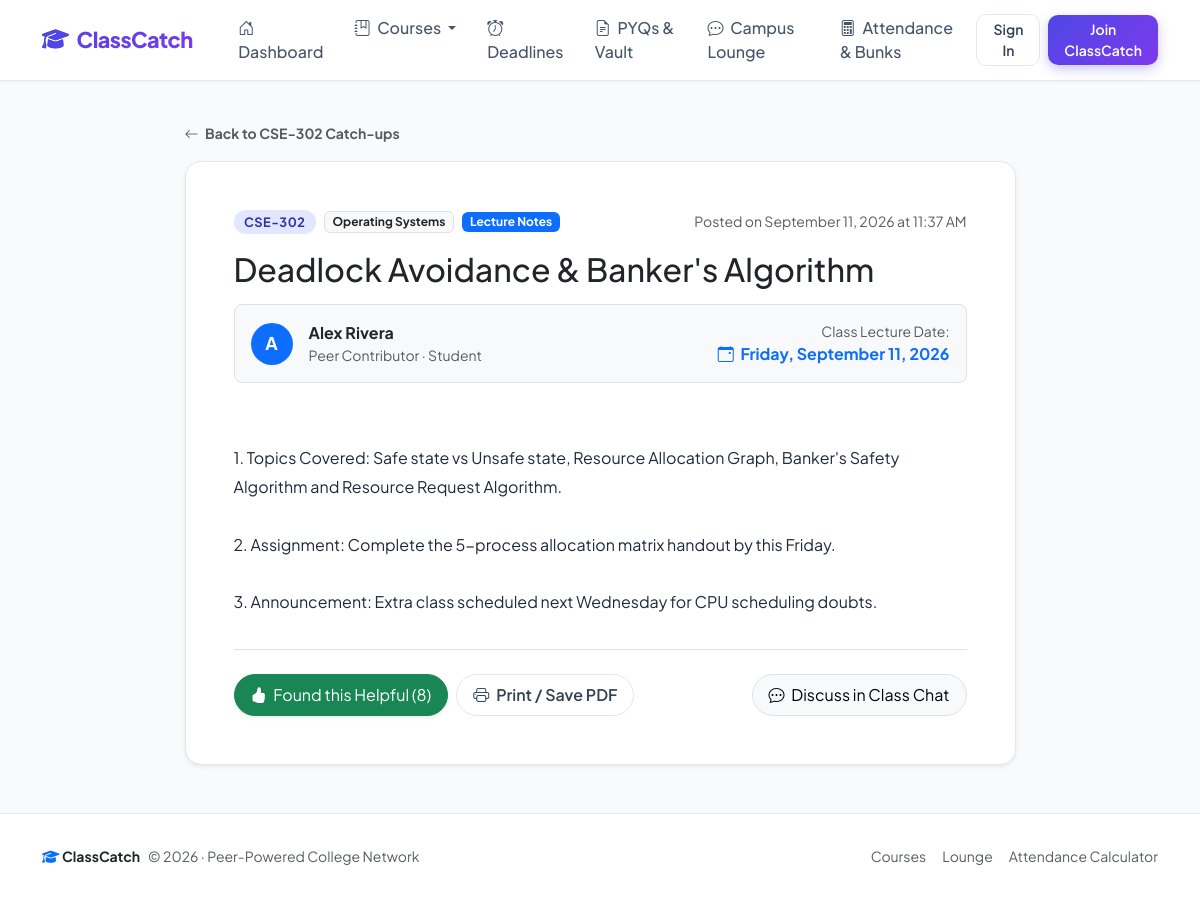
The app's page /summary/3 with its own data.
### models.py (models this page shows, shortened)
class Course(db.Model):
    __tablename__ = 'courses'
    id = db.Column(db.Integer, primary_key=True)
    name = db.Column(db.String(150), nullable=False)
    code = db.Column(db.String(20), nullable=False, index=True)
    section = db.Column(db.String(10), default='A', nullable=False)
    semester = db.Column(db.Integer, default=1, nullable=False)
    instructor = db.Column(db.String(120), default='Prof. TBD', nullable=False)
    room = db.Column(db.String(60), default='Lecture Hall 101', nullable=False)
    schedule = db.Column(db.String(150), default='Mon, Wed 10:00 AM - 11:30 AM', nullable=False)
    status = db.Column(db.String(40), default='Scheduled', nullable=False)  # Scheduled, Cancelled, Extra Class
    summaries = db.relationship('Summary', backref='course', lazy=True, cascade='all, delete-orphan')
    chats = db.relationship('ChatMessage', backref='course', lazy=True, cascade='all, delete-orphan')
    announcements = db.relationship('Announcement', backref='course', lazy=True, cascade='all, delete-orphan')
    attendances = db.relationship('AttendanceRecord', backref='course', lazy=True, cascade='all, delete-orphan')
    deadlines = db.relationship('Deadline', backref='course', lazy=True, cascade='all, delete-orphan')
    resources = db.relationship('Resource', backref='course', lazy=True, cascade='all, delete-orphan')

class Summary(db.Model):
    __tablename__ = 'summaries'
    id = db.Column(db.Integer, primary_key=True)
    course_id = db.Column(db.Integer, db.ForeignKey('courses.id'), nullable=False, index=True)
    user_id = db.Column(db.Integer, db.ForeignKey('users.id'), nullable=False, index=True)
    date = db.Column(db.Date, nullable=False, index=True)
    topic = db.Column(db.String(200), nullable=True)
    category = db.Column(db.String(50), default='Lecture Notes', nullable=False)  # Lecture Notes, Assignment, Exam Prep
    content = db.Column(db.Text, nullable=False)
    helpful_count = db.Column(db.Integer, default=0, nullable=False)
    created_at = db.Column(db.DateTime, default=datetime.utcnow, nullable=False)

class User(UserMixin, db.Model):
    __tablename__ = 'users'
    id = db.Column(db.Integer, primary_key=True)
    name = db.Column(db.String(100), nullable=False)
    email = db.Column(db.String(120), unique=True, nullable=False, index=True)
    password_hash = db.Column(db.String(255), nullable=False)
    role = db.Column(db.String(20), default='student', nullable=False)
    avatar_color = db.Column(db.String(20), default='indigo', nullable=False)
    karma = db.Column(db.Integer, default=50, nullable=False)
    summaries = db.relationship('Summary', backref='author', lazy=True, cascade='all, delete-orphan')
    chats = db.relationship('ChatMessage', backref='author', lazy=True, cascade='all, delete-orphan')
    announcements = db.relationship('Announcement', backref='author', lazy=True, cascade='all, delete-orphan')
    attendance_records = db.relationship('AttendanceRecord', backref='student', lazy=True, cascade='all, delete-orphan')
    deadlines = db.relationship('Deadline', backref='author', lazy=True, cascade='all, delete-orphan')
    resources = db.relationship('Resource', backref='author', lazy=True, cascade='all, delete-orphan')

### app.py (the view)
@app.route('/summary/<int:summary_id>')
def summary_detail(summary_id):
    summary = Summary.query.get_or_404(summary_id)
    return render_template('summary_detail.html', title=f"Note: {summary.course.code}", summary=summary)

### app.py (called while the page is built)
@app.context_processor
def inject_globals():
    all_courses = Course.query.order_by(Course.code).all() if Course.query else []
    return {
        'today': date.today(),
        'current_year': datetime.now().year,
        'global_courses': all_courses
    }

### templates/summary_detail.html
{% extends "base.html" %}
{% block content %}
<div class="row justify-content-center">
    <div class="col-lg-9">
        <div class="mb-3">
            <a href="{{ url_for('course_detail', course_id=summary.course.id) }}" class="text-decoration-none text-muted small fw-bold">
                <i class="bi bi-arrow-left me-1"></i> Back to {{ summary.course.code }} Catch-ups
            </a>
        </div>
        <div class="card card-modern p-4 p-md-5 bg-white shadow-sm mb-4">
            <div class="d-flex flex-wrap justify-content-between align-items-center mb-3">
                <div class="d-flex align-items-center gap-2">
                    <span class="badge badge-code">{{ summary.course.code }}</span>
                    <span class="badge bg-light text-dark border">{{ summary.course.name }}</span>
                    <span class="badge bg-primary text-white">{{ summary.category }}</span>
                </div>
                <div class="text-muted small">
                    Posted on {{ summary.created_at.strftime('%B %d, %Y at %I:%M %p') }}
                </div>
            </div>
            <h2 class="fw-extrabold text-dark mb-3">
                {{ summary.topic or 'Lecture Summary & Catch-up' }}
            </h2>
            <div class="p-3 bg-light rounded-3 d-flex flex-wrap align-items-center justify-content-between gap-3 mb-4 border">
                <div class="d-flex align-items-center gap-3">
                    <span class="badge rounded-circle bg-primary text-white p-3" style="width: 42px; height: 42px; display: inline-flex; align-items: center; justify-content: center; font-size: 1.1rem;">
                        {{ summary.author.name[0]|upper }}
                    </span>
                    <div>
                        <div class="fw-bold">{{ summary.author.name }}</div>
                        <div class="text-muted small">Peer Contributor &middot; {{ summary.author.role|capitalize }}</div>
                    </div>
                </div>
                <div class="text-md-end">
                    <div class="small text-muted">Class Lecture Date:</div>
                    <div class="fw-bold text-primary fs-6">
                        <i class="bi bi-calendar-event me-1"></i> {{ summary.date.strftime('%A, %B %d, %Y') }}
                    </div>
                </div>
            </div>
            <div class="card-body px-0 py-2">
                <div class="summary-content-preview fs-6 mb-4" style="line-height: 1.8; color: #1e293b;">
                    {{ summary.content }}
                </div>
            </div>
            <div class="pt-4 border-top d-flex flex-wrap justify-content-between align-items-center gap-3">
                <div class="d-flex align-items-center gap-2">
                    <form action="{{ url_for('mark_helpful', summary_id=summary.id) }}" method="POST" class="d-inline">
                        <button type="submit" class="btn btn-success px-3 py-2 rounded-pill shadow-sm">
                            <i class="bi bi-hand-thumbs-up-fill me-1"></i> Found this Helpful ({{ summary.helpful_count }})
                        </button>
                    </form>
                    <button class="btn btn-outline-custom px-3 py-2 rounded-pill" onclick="window.print();">
                        <i class="bi bi-printer me-1"></i> Print / Save PDF
                    </button>
                </div>
                <div>
                    <a href="{{ url_for('course_detail', course_id=summary.course_id, tab='chat') }}" class="btn btn-light border px-3 py-2 rounded-pill">
                        <i class="bi bi-chat-dots me-1"></i> Discuss in Class Chat
                    </a>
                </div>
            </div>
        </div>
    </div>
</div>
{% endblock %}

### static/css/style.css (style rules this page uses)
:root { --primary-color: #4f46e5; --primary-hover: #4338ca; --primary-gradient: linear-gradient(135deg, #4f46e5 0%, #7c3aed 100%); --primary-light: #eef2ff; --secondary-color: #64748b; --success-color: #10b981; --warning-color: #f59e0b; --danger-color: #ef4444; --surface-bg: #f8fafc; --card-bg: #ffffff; --border-color: #e2e8f0; --text-main: #0f172a; --text-muted: #64748b; --radius-md: 12px; --radius-lg: 16px; --radius-pill: 9999px; --shadow-sm: 0 1px 3px rgba(0, 0, 0, 0.05); --shadow-md: 0 4px 6px -1px rgba(0, 0, 0, 0.05), 0 2px 4px -2px rgba(0, 0, 0, 0.05); --shadow-lg: 0 10px 25px -5px rgba(79, 70, 229, 0.08), 0 8px 10px -6px rgba(0, 0, 0, 0.03); --shadow-hover: 0 15px 30px -5px rgba(79, 70, 229, 0.15); }
body { font-family: 'Plus Jakarta Sans', -apple-system, BlinkMacSystemFont, sans-serif; background-color: var(--surface-bg); color: var(--text-main); min-height: 100vh; display: flex; flex-direction: column; }
.card-modern { background: var(--card-bg); border: 1px solid var(--border-color); border-radius: var(--radius-lg); box-shadow: var(--shadow-sm); transition: transform 0.2s ease, box-shadow 0.2s ease, border-color 0.2s ease; }
.badge-code { background: #e0e7ff; color: #3730a3; font-weight: 700; font-size: 0.8rem; padding: 0.35rem 0.65rem; border-radius: var(--radius-pill); letter-spacing: 0.5px; }
.btn-outline-custom { border: 1.5px solid var(--border-color); color: #334155; background: white; font-weight: 600; border-radius: 10px; transition: all 0.2s ease; }
.summary-content-preview { white-space: pre-line; color: #334155; line-height: 1.65; }

### records on screen
Course: course.code "CSE-302", course.name "Operating Systems"
Summary: category "Lecture Notes", created_at "September 11, 2026 at 11:37 AM", topic "Deadlock Avoidance & Banker's Algorithm", date "Friday, September 11, 2026", content "1. Topics Covered: Safe state vs Unsafe state, Resource Allocation Graph, Banker's Safety Algorithm and Resource Request Algorithm. 2. Assignment: Complete the 5-process allocation matrix handout by this Friday. 3. Announcement: Extra class scheduled next Wednesday for CPU scheduling doubts.", helpful_count "8"
User: author "A", author.name "Alex Rivera", author.role "Student"
